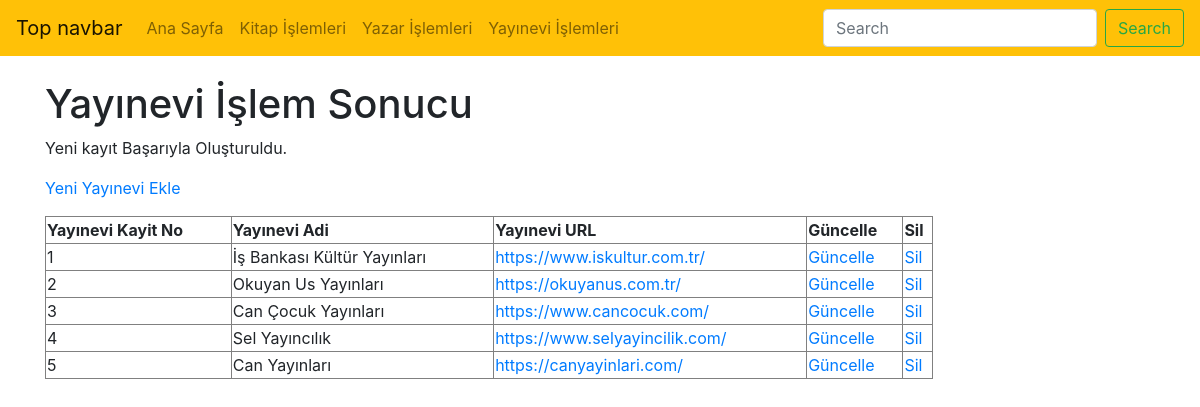
/sabinaamrahova_final/yayinevi_eklendi.php, run on the app's committed database.
### tables this page shows
CREATE TABLE `yayinevi` (
  `yayineviNo` int(11) NOT NULL COMMENT 'Yayınevi Numarası',
  `yayineviKayitTarihi` timestamp NOT NULL DEFAULT current_timestamp() ON UPDATE current_timestamp() COMMENT 'Yayınevi Kayıt Tarihi',
  `yayineviAdi` varchar(200) NOT NULL COMMENT 'Yayınevinin Adı',
  `yayineviURL` varchar(200) NOT NULL COMMENT 'Yayınevi Web Adresi'
);

### sabinaamrahova_final/yayinevi_eklendi.php (the view, shortened to what this page needs)
<?php
    require_once("baglanti.php");
    $yayineviAdi = mysqli_real_escape_string($baglanti, $_POST['yayineviAdi']);
    $yayineviURL = mysqli_real_escape_string($baglanti, $_POST['yayineviURL']);
    $sorgu = "INSERT INTO yayinevi (yayineviAdi,  yayineviURL)
            VALUES ('$yayineviAdi', '$yayineviURL')";
    if (mysqli_query($baglanti, $sorgu)) {
        $islemSonuc = "Yeni kayıt Başarıyla Oluşturuldu.";
    } else {
        $islemSonuc = "Hata: " . $sorgu . "<br>" . mysqli_error($baglanti);
    }
    $sorgu2 = mysqli_query($baglanti, "SELECT * FROM yayinevi ORDER BY yayineviNo");
?>
<!DOCTYPE html>
<html lang="tr"><head><meta http-equiv="Content-Type" content="text/html; charset=UTF-8">
<link href="bootstrap.min.css" rel="stylesheet">
    <link href="./katalog_files/navbar-top.css" rel="stylesheet">
  </head>
  <body>
    <nav class="navbar navbar-expand-md navbar-light bg-warning mb-4">
  <a class="navbar-brand" href="https://getbootstrap.com/docs/4.4/examples/navbar-static/#">Top navbar</a>
  <div class="collapse navbar-collapse" id="navbarCollapse">
    <ul class="navbar-nav mr-auto">
      <li class="nav-item">
        <a class="nav-link" href="index.php">Ana Sayfa </a>
      </li>
      <li class="nav-item">
        <a class="nav-link" href="kitap.php">Kitap İşlemleri</a>
      </li>
      <li class="nav-item">
        <a class="nav-link" href="yazar.php">Yazar İşlemleri</a>
      </li>
      <li class="nav-item">
        <a class="nav-link" href="yayinevi.php">Yayınevi İşlemleri</a>
      </li>
    </ul>
    <form class="form-inline mt-2 mt-md-0">
      <input class="form-control mr-sm-2" type="text" placeholder="Search" aria-label="Search">
      <button class="btn btn-outline-success my-2 my-sm-0" type="submit">Search</button>
    </form>
  </div>
</nav>
<main role="main" class="container">
<h1>Yayınevi İşlem Sonucu</h1>
<p><?php echo $islemSonuc; ?></p>
<p><a href="yayinevi_ekle.php">Yeni Yayınevi Ekle</a></p>
<?php
echo("<table border=1 width=80%>");
    echo("<tr>");
    echo("<td><b>Yayınevi Kayit No</b></td>");
    echo("<td><b>Yayınevi Adi</b></td>");
    echo("<td><b>Yayınevi URL</b></td>");
    echo("<td><b>Güncelle</b></td>");
    echo("<td><b>Sil</b></td>");
    echo("</tr>");
while($satir = mysqli_fetch_assoc($sorgu2)){
    echo("<tr>");
    echo("<td>".$satir["yayineviNo"]."</td>");
    echo("<td>".$satir["yayineviAdi"]."</td>");
    echo("<td><a href=".$satir['yayineviURL']."target='_blank'>".$satir["yayineviURL"]."</a></td>");
    echo("<td><a href='guncelleme_yayinevi.php?yayineviNo=".$satir["yayineviNo"]."'>Güncelle</a></td>");
    echo("<td><a href='sil_yayinevi.php?yayineviNo=".$satir["yayineviNo"]."'>Sil</a></td>");
    echo("</tr>");
            }
echo("</table>");
?>
</main>
</body></html>

### sabinaamrahova_final/navbar-top.css (style rules this page uses)
body { min-height: 75rem; }

### data on the page
yayinevi: yayineviNo "1", yayineviAdi "İş Bankası Kültür Yayınları", yayineviURL "https://www.iskultur.com.tr/"
yayinevi: yayineviNo "2", yayineviAdi "Okuyan Us Yayınları", yayineviURL "https://okuyanus.com.tr/"
yayinevi: yayineviNo "3", yayineviAdi "Can Çocuk Yayınları", yayineviURL "https://www.cancocuk.com/"
yayinevi: yayineviNo "4", yayineviAdi "Sel Yayıncılık", yayineviURL "https://www.selyayincilik.com/"
yayinevi: yayineviNo "5", yayineviAdi "Can Yayınları", yayineviURL "https://canyayinlari.com/"

### other printed values
$islemSonuc "Yeni kayıt Başarıyla Oluşturuldu."
